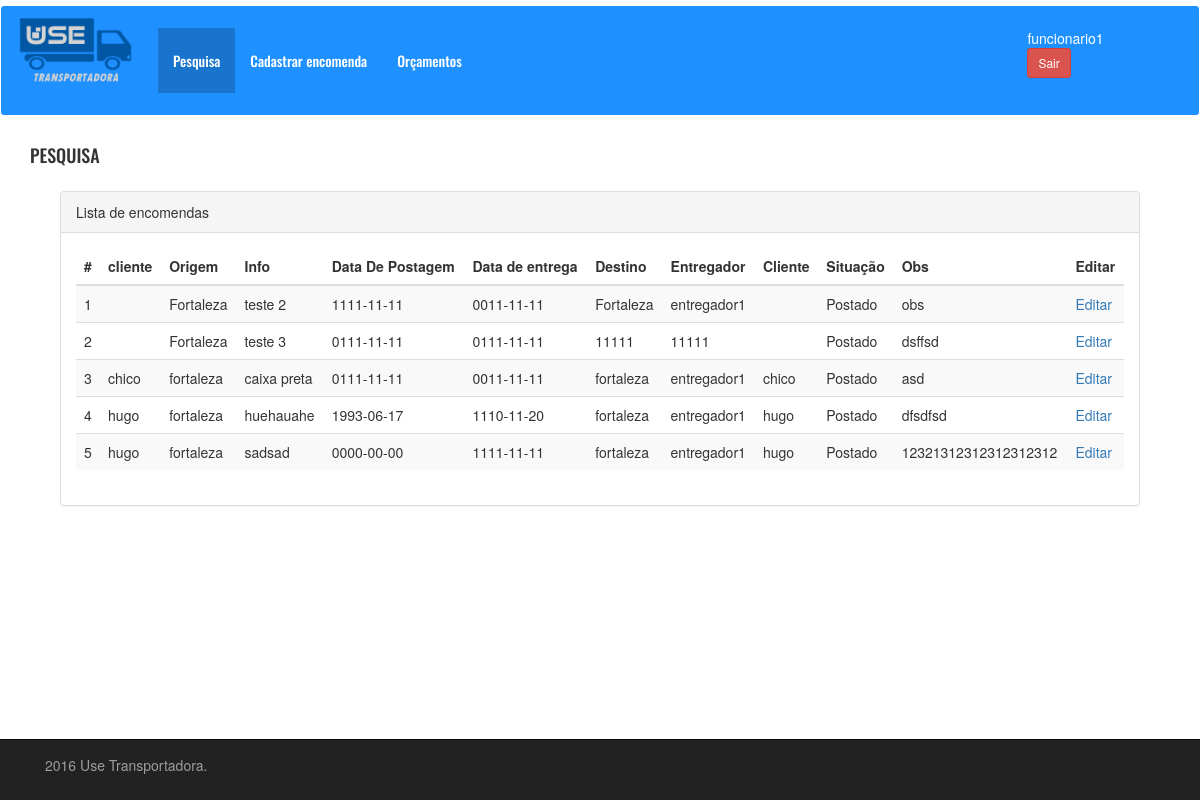
/pesquisa.php (signed in), run on the app's committed database.
### tables this page shows
CREATE TABLE `encomenda` (
  `idencomenda` int(11) NOT NULL,
  `cliente` varchar(255) NOT NULL,
  `origem` varchar(255) NOT NULL,
  `info` text NOT NULL,
  `datapostagem` date NOT NULL,
  `dataentrega` date NOT NULL,
  `destino` varchar(255) NOT NULL,
  `entregador` varchar(255) NOT NULL,
  `situacao` varchar(255) NOT NULL,
  `obs` text NOT NULL
);

### pesquisa.php (the view, shortened to what this page needs)
<?php
  include("controle/conexao.php");
?>
<!DOCTYPE html>
<html>
  <head>
     <link href="assets/css/bootstrap.min.css" rel="stylesheet">
     <link href="assets/css/style.css" rel="stylesheet">
  </head>
  <body>
 <nav class="navbar navbar-default">
  <div class="container-fluid">
    <div class="navbar-header">
      <img src="assets/img/use.png" class="img-responsive" alt="Responsive image">
    </div>
    <ul class="nav navbar-nav">
      <li class="active"><a href="pesquisa.php"><h5>Pesquisa</h5></a></li>
      <li><a href="cadastrar.php"><h5>Cadastrar encomenda</h5></a></li>
      <li><a href="orcamento.php"><h5>Orçamentos</h5></a></li>
    </ul>
    <ul class="nav navbar-nav navbar-right">
          <div class="container-fluid">
                <div class="form-group">
                  <div class="col-sm-4">
                      <?php
                        if(!empty($_SESSION['nome_session'])){
                          echo $_SESSION['nome_session'];
                        }
                      ?>
<a href="controle/sair.php" class="btn btn-danger btn-sm">Sair</a>
                  </div>
              </div>
          </div>
    </ul>
  </div>
 </nav>
  <div class="content-wrapper">
      <div class="container">
          <div class="row">
              <div class="col-md-12">
                  <h4 class="page-head-line">PESQUISA</h4>
              </div>
          </div>
          <div class="Compose-Message">
          <div class="panel-body">
            <div class="col-md-12">
                  <?php
                    $sql    = "SELECT * FROM encomenda";
                    $query  = mysqli_query($conn, $sql);
                  ?>
                <div class="panel panel-default">
                    <div class="panel-heading">
                        Lista de encomendas
                    </div>
                    <div class="panel-body">
                        <div class="table-responsive">
                          <table class="table table-striped">
                              <thead>
                                  <tr>
                                      <th>#</th>
                                      <th>cliente</th>
                                      <th>Origem</th>
                                      <th>Info</th>
                                      <th>Data De Postagem</th>
                                      <th>Data de entrega</th>
                                      <th>Destino</th>
                                      <th>Entregador</th>
                                      <th>Cliente</th>
                                      <th>Situação</th>
                                      <th>Obs</th>
                                      <th>Editar</th>
                                  </tr>
                              </thead>
                              <tbody>
                                <?php
                                $i = 1;
                                while ($msg =mysqli_fetch_array($query)) {
                                   ?>
                                  <tr>
                                      <td><?=$i;?></td>
                                      <td><?php echo $msg['cliente']?></td>
                                      <td><?php echo $msg['origem']?></td>
                                      <td><?php echo $msg['info']?></td>
                                      <td><?php echo $msg['datapostagem']?></td>
                                      <td><?php echo $msg['dataentrega']?></td>
                                      <td><?php echo $msg['destino']?></td>
                                      <td><?php echo $msg['entregador']?></td>
                                      <td><?php echo $msg['cliente']?></td>
                                      <td><?php echo $msg['situacao']?></td>
                                      <td><?php echo $msg['obs']?></td>
                                      <td><a href="editar.php?idencomenda=<?=$msg['idencomenda'];?>">Editar</a></td>
                                  </tr>
                                  <?php
                                   $i++;
                                   }
                                    ?>
                              </tbody>
                          </table>
                        </div>
                    </div>
                </div>
            </div>
          </div>
          </div>
      </div>
  </div>
    <div class="navbar navbar-inverse navbar-fixed-bottom" role="navigation">
      <div class="container">
        <div class="navbar-text pull-left">
          <p>2016 Use Transportadora.</p>
        </div>
      </div>
    </div>
  </body>
</html>

### assets/css/style.css (style rules this page uses)
body { padding-bottom: 100px; padding-top: 5px; }
h1, h2, h3, h4, h5 { font-family: 'Oswald', sans-serif; }
.navbar-default { background-color: #1E90FF; border-color: #FFFFFF; color: #FFFFFF; }
.navbar-default .navbar-nav > li > a { color: #FFFFFF; }
.navbar-default .navbar-nav > .active > a, .navbar-default .navbar-nav > .active > a:hover, .navbar-default .navbar-nav > .active > a:focus { color: #FFFFFF; background-color: #1874CD; }
.nav { padding: 22px; }
img { width: 120px; height: 100px; }

### data on the page
encomenda: origem "Fortaleza", info "teste 2", datapostagem "1111-11-11", dataentrega "0011-11-11", destino "Fortaleza", entregador "entregador1", situacao "Postado", obs "obs"
encomenda: origem "Fortaleza", info "teste 3", datapostagem "0111-11-11", dataentrega "0111-11-11", destino "11111", entregador "11111", situacao "Postado", obs "dsffsd"
encomenda: cliente "chico", origem "fortaleza", info "caixa preta", datapostagem "0111-11-11", dataentrega "0011-11-11", destino "fortaleza", entregador "entregador1", situacao "Postado", obs "asd"
encomenda: cliente "hugo", origem "fortaleza", info "huehauahe", datapostagem "1993-06-17", dataentrega "1110-11-20", destino "fortaleza", entregador "entregador1", situacao "Postado", obs "dfsdfsd"
encomenda: cliente "hugo", origem "fortaleza", info "sadsad", datapostagem "0000-00-00", dataentrega "1111-11-11", destino "fortaleza", entregador "entregador1", situacao "Postado", obs "12321312312312312312"

### other printed values
$_SESSION['nome_session'] "funcionario1"
